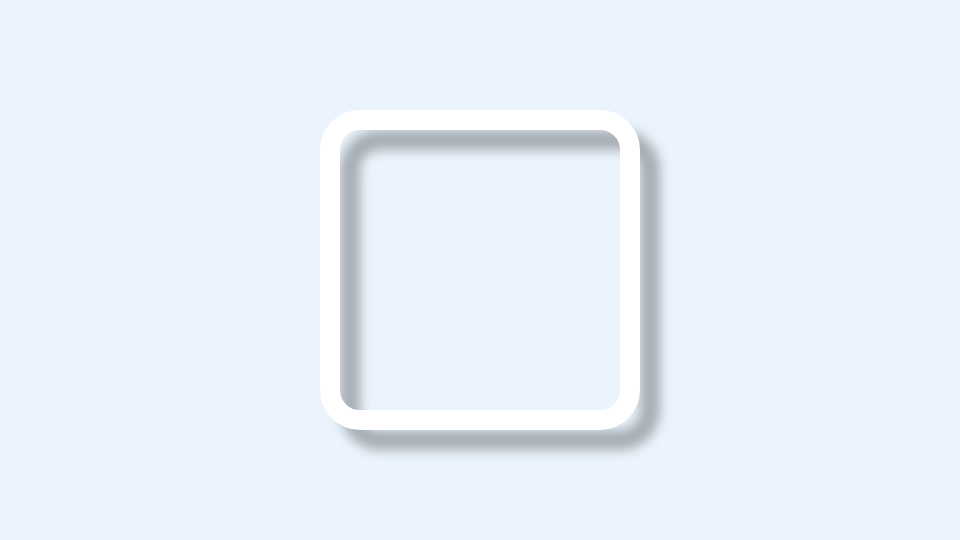
Frame 1 (no input)
Frame 60 (no input): identical to frame 1, image omitted
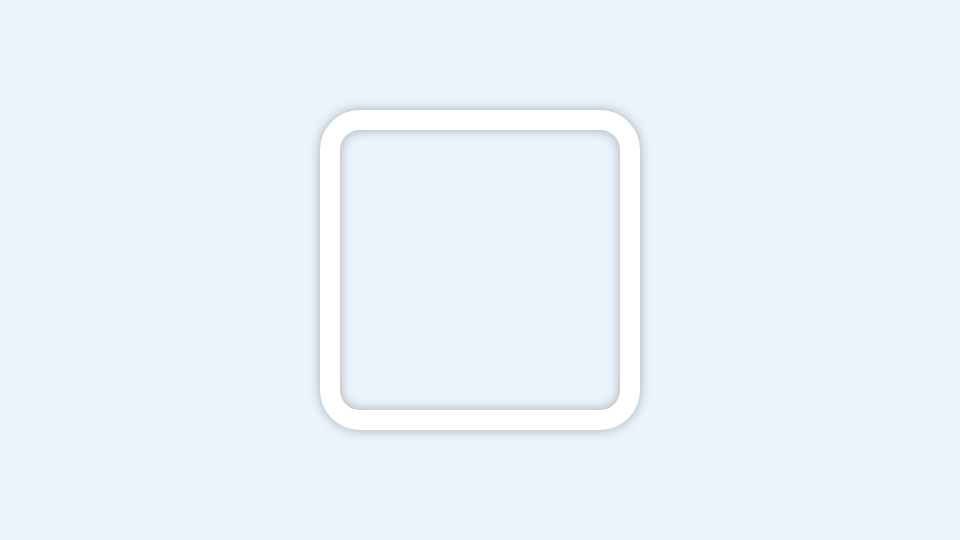
Frame 120 (the mouse pressed at the canvas centre since frame 60)

The p5.js sketch that drew these frames (run headless with seeded random() and noise() and a simulated clock; from frame 60 on, the mouse is pressed at the canvas centre):

// p5.js sketch
// ── sketch.js
//Font size: 24

function setup(){
  createCanvas(960, 540);
  colorMode(HSB, 360, 100, 100, 100);
  rectMode(CENTER);

  noFill();
  stroke(255);
  strokeWeight(20);
}

function draw(){
  background(207, 7, 99);

  glow(color(212, 7, 70, 100), 12);
  rect(width/2, height/2, 300, 300, 30);
}

function glow(glowColor, blurriness){
  let offsetX = map(mouseX, 0, width, 20, -20);
  let offsetY = map(mouseY, 0, height, 20, -20);
  drawingContext.shadowOffsetX = offsetX;
  drawingContext.shadowOffsetY = offsetY;
  drawingContext.shadowBlur = blurriness;
  drawingContext.shadowColor = glowColor;
}
